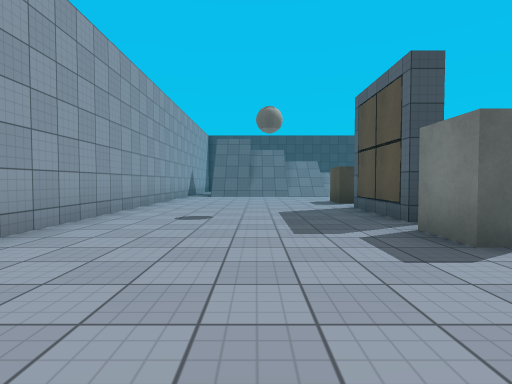
[1] (above)

21 first-person views from a walk through a Unity game level. The camera is 1.2 m above the floor, tilts 2° down and sees 80° across. The floor is counted in squares, 2 m on a side. Each view is taken from the middle of a square. On the plan, view 1 faces up. The plan holds only what a view shows up to about 9 squares ahead; the rest is blank. The player is left out. Surface patterns are stand-ins for the level's own textures.

[2]
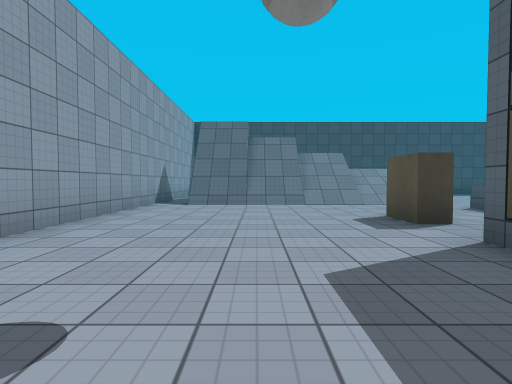

[3]
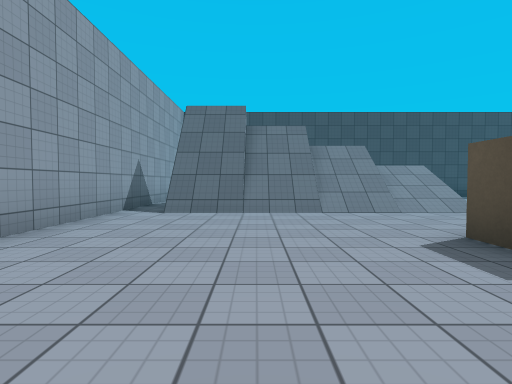

[4]
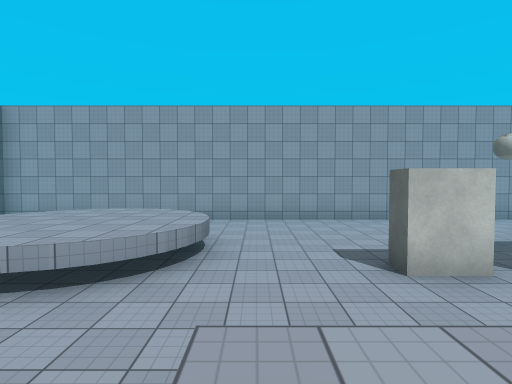

[5]
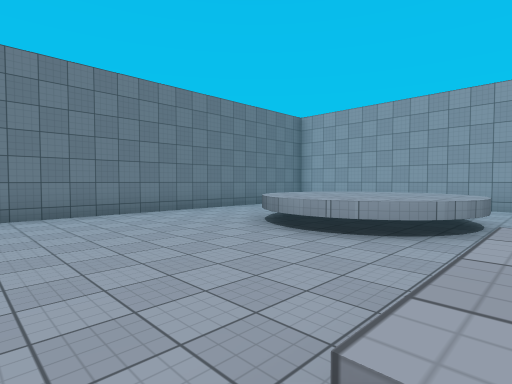

[6]
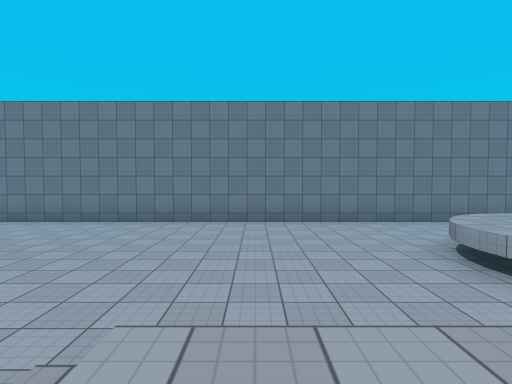

[7]
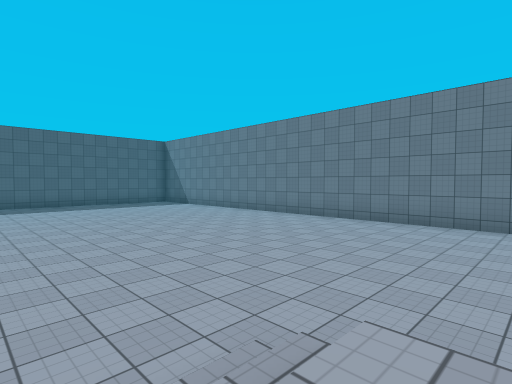

[8]
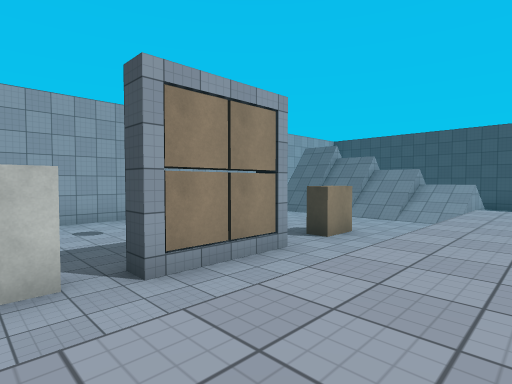

[9]
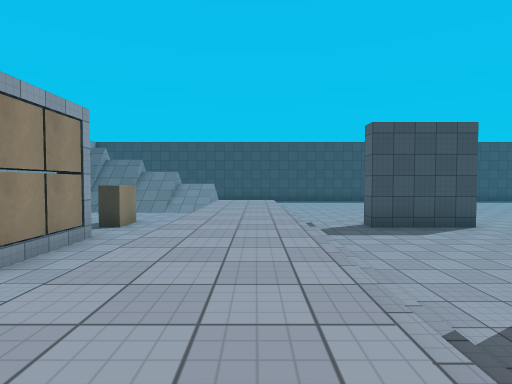

[10]
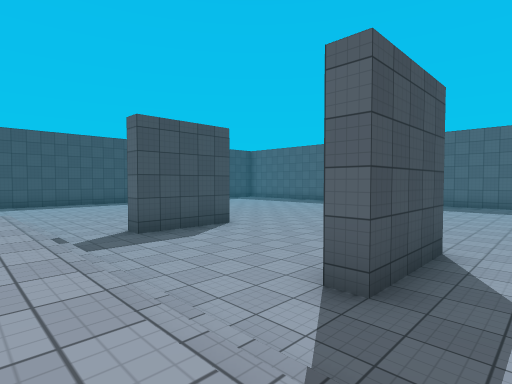

[11]
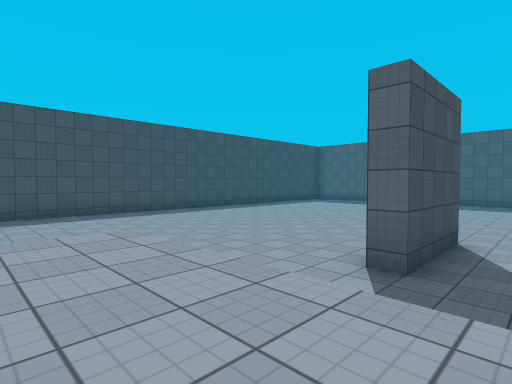

[12]
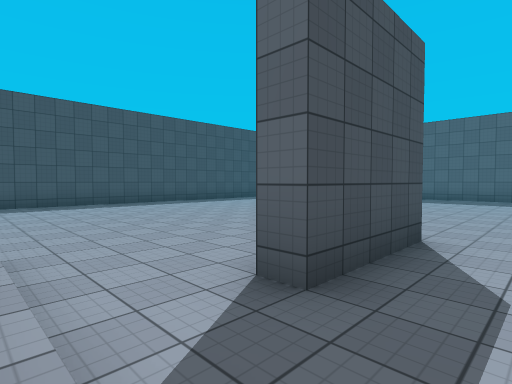

[13]
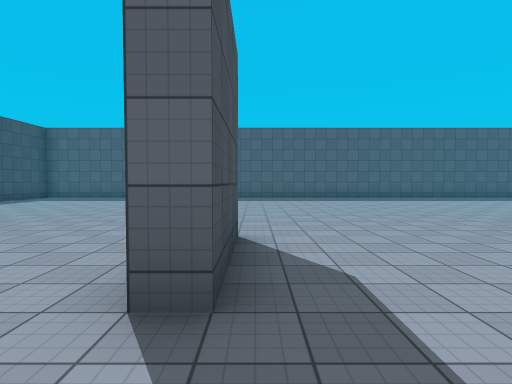

[14]
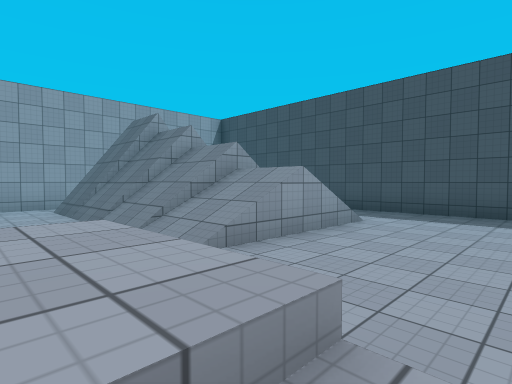

[15]
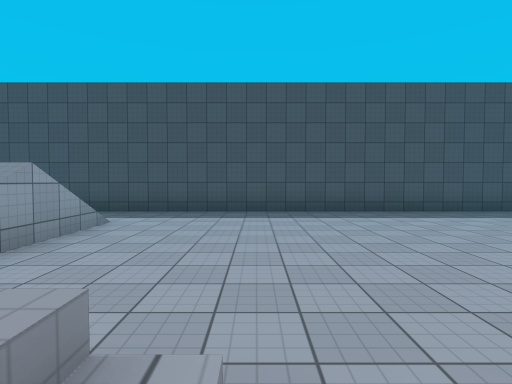

[16]
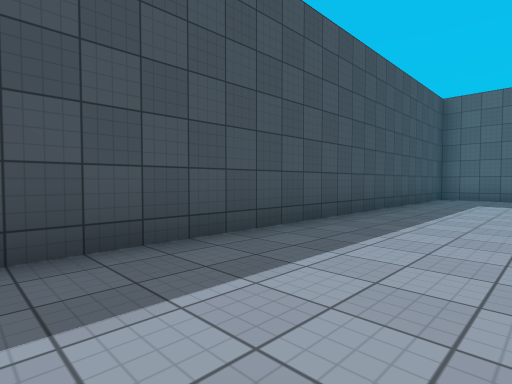

[17]
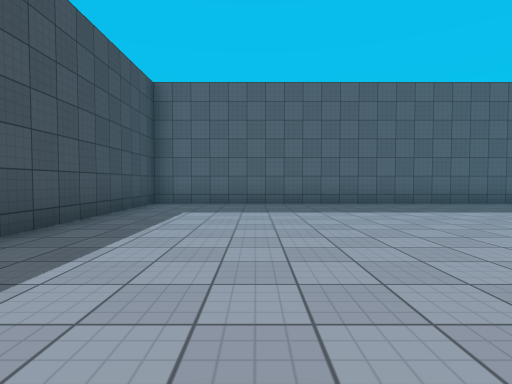

[18]
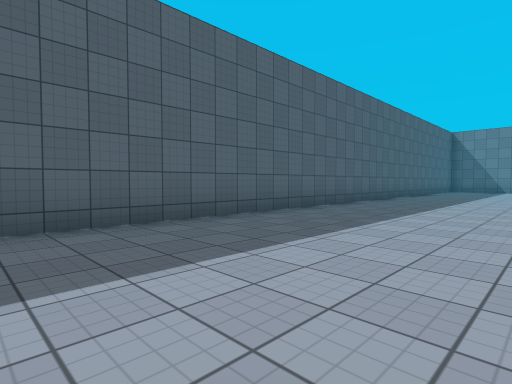

[19]
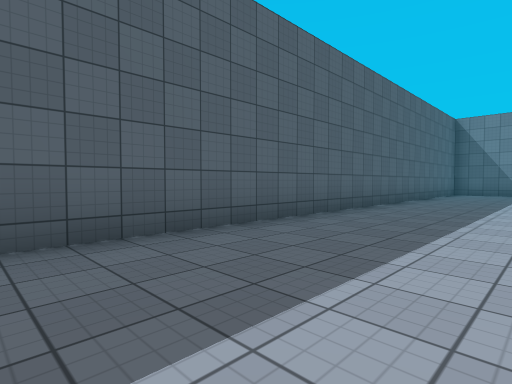

[20]
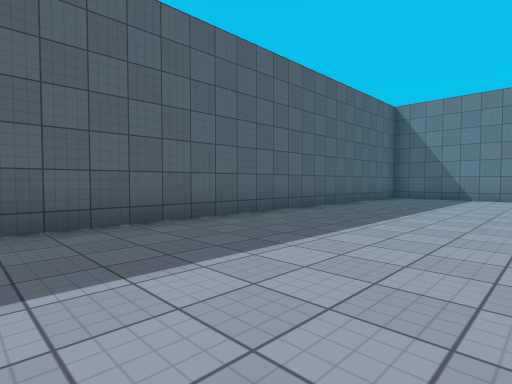

[21]
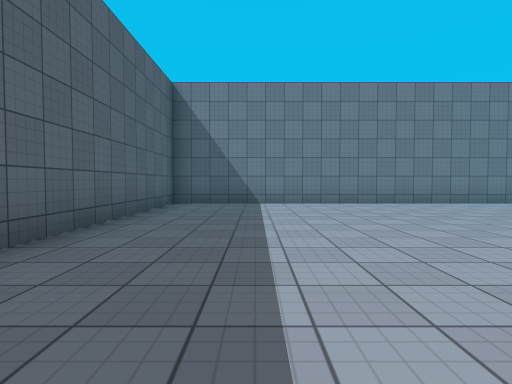

### Floor plan
Key: @ floor where view 1 was taken; # wall or solid block; . main floor; : floor 1 m higher than the main floor; / step, stairs or slope; ^ raised ledge; B block.
Columns run from 3 left of view 1 to 22 right of it. Each row starts with its distance up from view 1.
 18      #####################
 17       ...................#
 16        ..................#
 15 #      /.................#
 14 #.#/////.................#
 13 #.#/////.................#
 12 #.//////.................#
 11 #........................#
 10 #.......::/......  ......#
  9 #....#..::/..............#
  8 #.......::/.###..........#
  7 #.......::/......... ....#
  6 #....#..::/......... ....#
  5 #....#..::/..............#
  4 #.......::/..............#
  3 #....B..::/.###..........#
  2 #.......::/....  ........#
  1 #.......::/..............#
  0 #..@^^...................#
 -1 # .^^^^..................#
 -2 # .^^^^..................#
 -3 #  ^^^...................#
 -4 #   .....................#
 -5 #   .....................#
 -6 #   .....................#
 -7   ########################

Where each view was taken, in squares from view 1:
view 1: 0 up, 0 right, facing up
view 2: 4 up, 0 right, facing up
view 3: 6 up, 0 right, facing up
view 4: 1 up, 6 right, facing left
view 5: 1 up, 7 right, facing down-left
view 6: 2 up, 6 right, facing down
view 7: 2 up, 6 right, facing down-right
view 8: 3 up, 6 right, facing up-left
view 9: 1 up, 6 right, facing up
view 10: 2 up, 6 right, facing up-right
view 11: 7 up, 5 right, facing up-right
view 12: 7 up, 7 right, facing up-right
view 13: 8 up, 7 right, facing right
view 14: 10 up, 7 right, facing up-left
view 15: 10 up, 7 right, facing up
view 16: 15 up, 10 right, facing up-right
view 17: 15 up, 13 right, facing right
view 18: 13 up, 17 right, facing down-right
view 19: 9 up, 18 right, facing down-right
view 20: 5 up, 17 right, facing down-right
view 21: 2 up, 19 right, facing down
